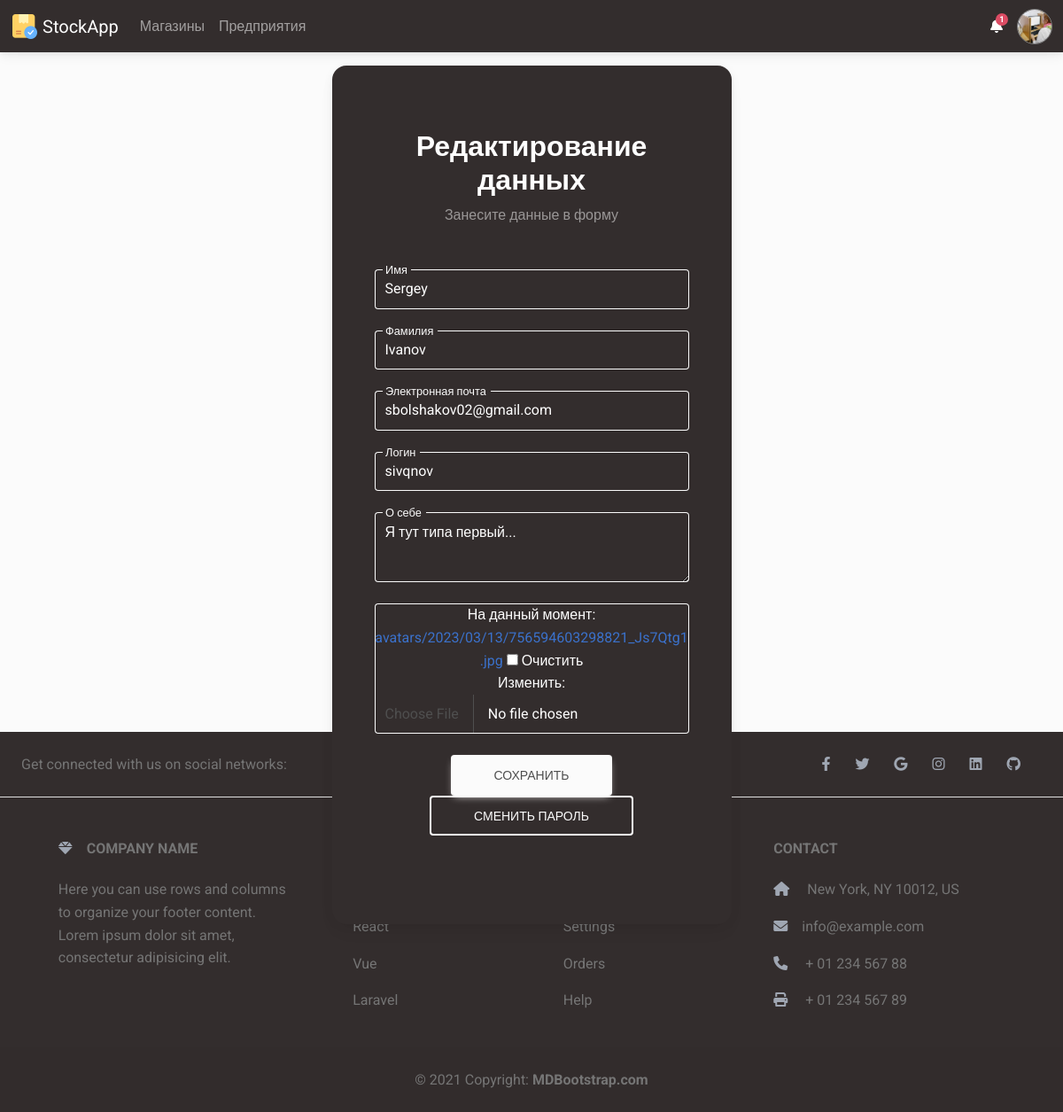
/auth/edit_user (signed in), run on an earlier commit of the app's database.
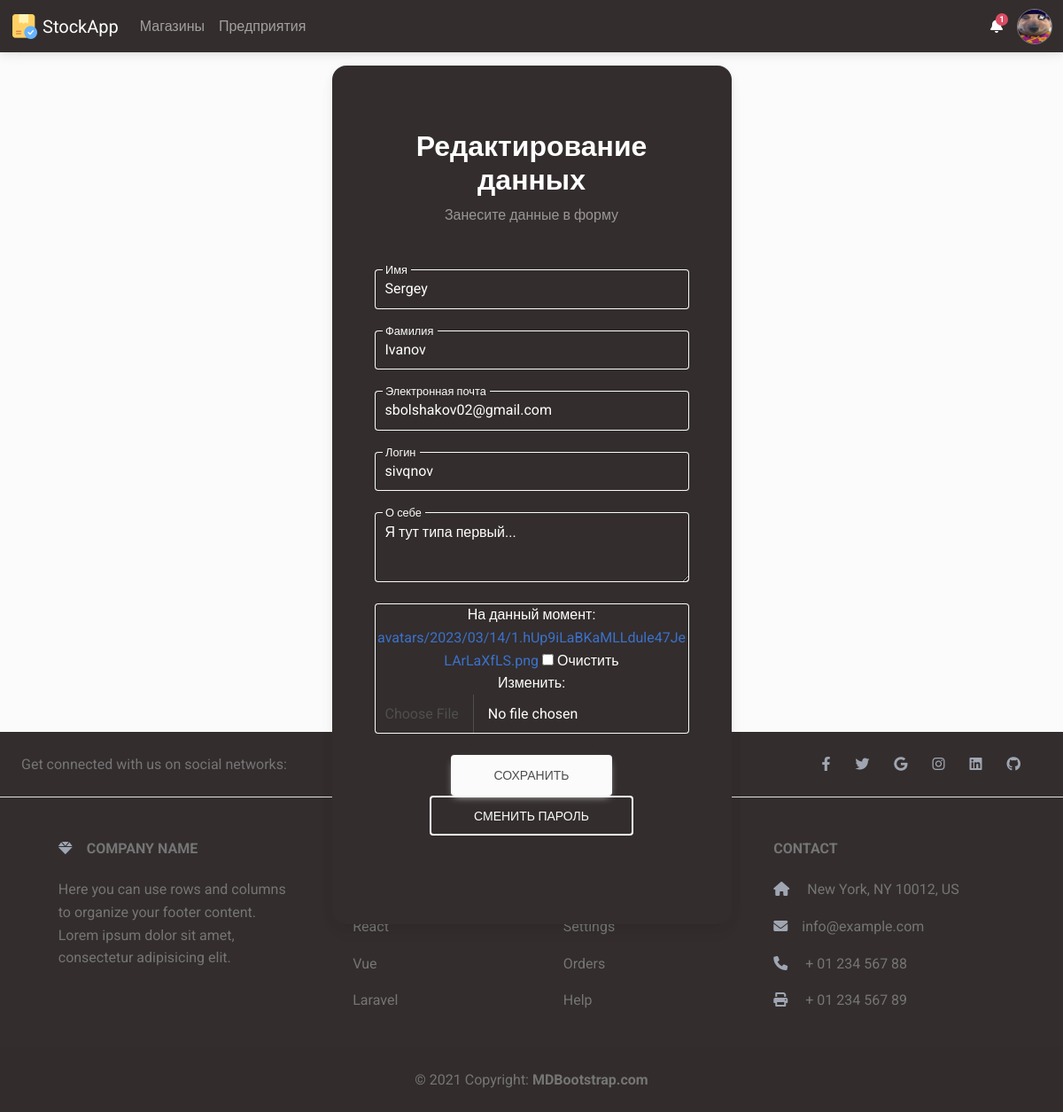
And on a later commit of the database.
### Members/models.py (models this page shows, shortened)
class Profile(models.Model):
    user = models.ForeignKey(settings.AUTH_USER_MODEL, on_delete=models.CASCADE, verbose_name='Пользователь')
    photo = models.ImageField(upload_to = 'avatars/%Y/%m/%d/', blank=True, verbose_name='Фото')
    bio = models.TextField(blank=True, verbose_name='О себе')
    manufactures = models.ManyToManyField('Manufacture.Manufacture', blank=True, verbose_name="Производства")
    class Meta:
        verbose_name = 'Профиль'
        verbose_name_plural = 'Профили'
        ordering = ['-user', '-bio']

### Members/views.py (the view, shortened to what this page needs)
# urls.py: path('edit_user', edit_user, name="edit_user"),
@login_required(login_url='login')
def edit_user(request):
    user = User.objects.get(username=str(request.user))
    profile = Profile.objects.get(user=user)
    form = UpdateUserForm(request.POST or None, instance=user)
    formProfile = UpdateProfileForm(request.POST or None, request.FILES or None, instance=profile)
    context = {
        'request': request,
        'user': user,
        'profile': profile,
        'form': form,
        'formProfile': formProfile,
    }
    return render(request, 'edit_user.html', context)

### Members/forms.py
class UpdateUserForm(forms.ModelForm):
    email = forms.EmailField(widget=forms.EmailInput(attrs={'class': 'form-control'}))
    first_name = forms.CharField(max_length=50, widget=forms.TextInput(attrs={'class': 'form-control'}))
    last_name = forms.CharField(max_length=70, widget=forms.TextInput(attrs={'class': 'form-control'}))
    class Meta:
        model = User
        fields = ('username', 'first_name', 'last_name', 'email')
    def __init__(self, *args, **kwargs):
        super(UpdateUserForm, self).__init__(*args, **kwargs)
        self.fields['username'].widget.attrs={'class': 'form-control form-control-lg', 'type': 'text', 'id': 'typeLoginX'}
        self.fields['first_name'].widget.attrs={'class': 'form-control form-control-lg', 'type': 'text', 'id': 'typeNameX'}
        self.fields['last_name'].widget.attrs={'class': 'form-control form-control-lg', 'type': 'text', 'id': 'typeSurnameX'}
        self.fields['email'].widget.attrs={'class': 'form-control form-control-lg', 'type': 'email', 'id': 'typeEmailX'}

### Members/templates/edit_user.html (shortened to what this page needs)
{% extends 'base.html' %}
{% load static %}
{% block content %}
<section class="vh-100 gradient-custom">
    <div class="container py-5 h-50">
      <div class="row d-flex justify-content-center align-items-center h-50">
        <div class="col-12 col-md-8 col-lg-6 col-xl-5">
          <div class="card bg-dark text-white" style="border-radius: 1rem;">
            <div class="card-body p-5 text-center">
              <div class="mb-md-5 mt-md-4 pb-1">
                <h2 class="fw-bold mb-">Редактирование данных</h2>
                <p class="text-white-50 mb-5">Занесите данные в форму</p>
                <form action="" method="POST" enctype="multipart/form-data">
                    <div class="form-outline form-white mb-4">
                      {{ form.first_name }}
                      <label class="form-label" for="typeEmailX">Имя</label>
                    </div>
                    <div class="form-outline form-white mb-4">
                      {{ form.last_name }}
                      <label class="form-label" for="typeEmailX">Фамилия</label>
                    </div>
                    <div class="form-outline form-white mb-4">
                      {{ form.email }}
                      <label class="form-label" for="typeEmailX">Электронная почта</label>
                    </div>
                    <div class="form-outline form-white mb-4">
                        {{ form.username }}
                        <label class="form-label" for="typeEmailX">Логин</label>
                    </div>
                    <div class="form-outline form-white mb-4">
                      {{ formProfile.bio }}
                      <label class="form-label" for="typeEmailX">О себе</label>
                    </div>
                    <div class="form-outline form-white mb-4">
                      {{ formProfile.photo }}
                    </div>
                    <button class="btn btn-light btn-lg px-5" type="submit">Сохранить</button>
                    <a href="{% url 'change_password' %}" class="btn btn-outline-light btn-lg px-5">Сменить пароль</a>
                </form>
              </div>
            </div>
          </div>
        </div>
      </div>
    </div>
</section>
{% endblock %}

### Main/templates/modules/nav_profile.html (shortened to what this page needs)
{% load static %}
<div class="dropdown">
    <a class="dropdown-toggle d-flex align-items-center hidden-arrow" href="#" id="navbarDropdownMenuAvatar" role="button" data-mdb-toggle="dropdown" aria-expanded="false">
        {% if request.user.is_authenticated %}
            {% if profile.photo != "default_user.png"%}
                <div class="nav_profile_box">
                    <img src="{{ profile.photo.url }}" alt="defaultUser">
                </div>
            {% else %}
                <div class="nav_profile_box">
                    <img src="{% static 'images/default_user.png' %}" alt="defaultUser">
                </div>
            {% endif %}
        {% else %}
        <div class="nav_profile_box">
            <img src="{% static 'images/login.png' %}" alt="NoUser">
        </div>
        {% endif %}
    </a>
</div>

What changed in the data, as far as the page shows it:
changed Profile "Я тут типа первый...": photo: a different picture
Also different on the page:
text no longer shown: "На данный момент: avatars/2023/03/13/756594603298821_Js7Qtg1.jpg Очистить Изменить:"
text now shown: "На данный момент: avatars/2023/03/14/1.hUp9iLaBKaMLLdule47JeLArLaXfLS.png Очистить Изменить:"
